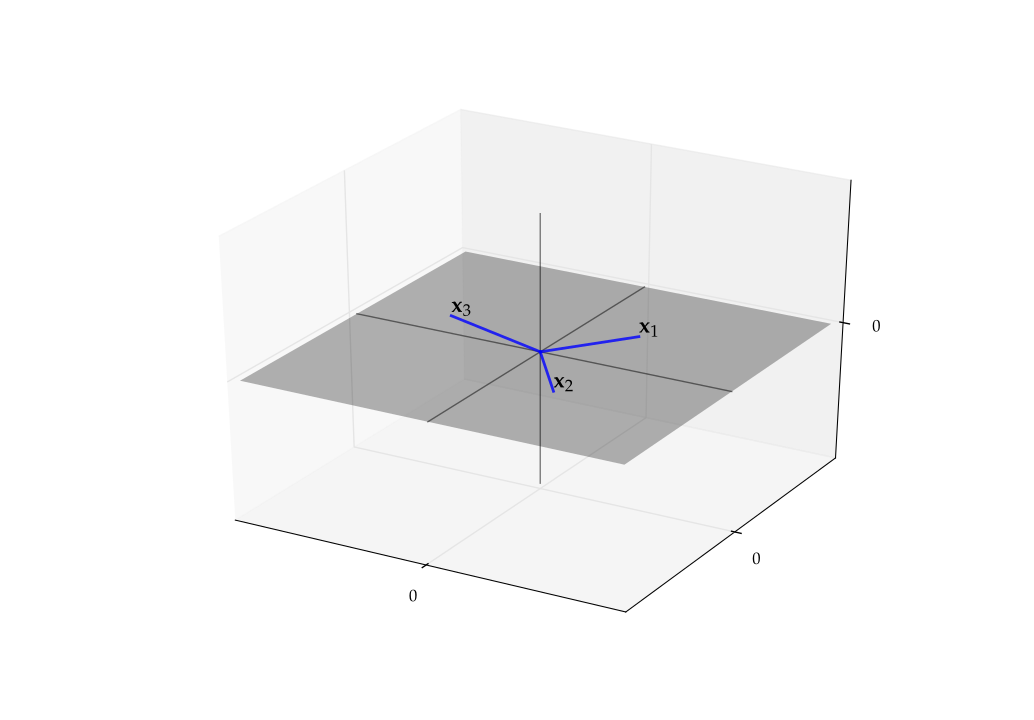

Recreate this plot in Python.
import numpy as np
import matplotlib.pyplot as plt
from matplotlib import cm
from mpl_toolkits.mplot3d import Axes3D
from scipy.interpolate import interp2d

from matplotlib import rc
rc('font',**{'family':'serif','serif':['Palatino']})
rc('text', usetex=True)


# Fixed linear function, to generate a plane

def f(x, y):
    return 0

x_min, x_max = -10, 10
y_min, y_max = -10, 10

gs = 3
z = np.linspace(x_min, x_max, gs)
x = np.zeros(gs)
y = np.zeros(gs)

x_coords = np.array((3, 3, -6))
y_coords = np.array((4, -4, 2))
z_coords = np.zeros(3)

fig = plt.figure(figsize=plt.figaspect(0.5))

def setup(ax):
    ax.set_xlim((x_min, x_max))
    ax.set_ylim((x_min, x_max))
    ax.set_zlim((x_min, x_max))

    # Add vector text
    for i in (0, 1, 2):
        ax.text(x_coords[i], y_coords[i], z_coords[i], r'$\mathbf x_{}$'.format(i+1), fontsize=16)

    # Add axes
    ax.set_xticks((0,))
    ax.set_yticks((0,))
    ax.set_zticks((0,))
    ax.plot(x, y, z, 'k-', lw=1, alpha=0.5)
    ax.plot(z, x, y, 'k-', lw=1, alpha=0.5)
    ax.plot(y, z, x, 'k-', lw=1, alpha=0.5)

    # Draw lines to vectors
    for i in (0, 1, 2):
        xx = (0, x_coords[i])
        yy = (0, y_coords[i])
        zz = (0, f(x_coords[i], y_coords[i]))
        ax.plot(xx, yy, zz, 'b-', lw=2, alpha=0.8)


# Second plot
ax = fig.add_subplot(1, 1, 1, projection='3d')
setup(ax)

# Draw the plane
grid_size = 2
xr2 = np.linspace(x_min, x_max, grid_size)
yr2 = np.linspace(y_min, y_max, grid_size)
x2, y2 = np.meshgrid(xr2, yr2)
z2 = f(x2, y2)
ax.plot_surface(x2, y2, z2, rstride=1, cstride=1, cmap=cm.gray,
        linewidth=0, antialiased=True, alpha=0.3)

plt.show()
